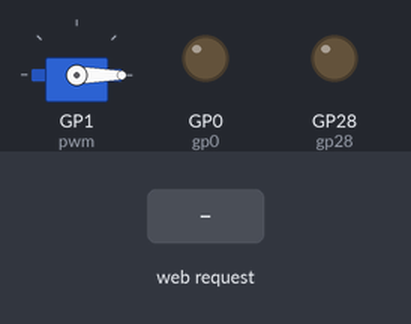
Recording of a program running on a simulated Raspberry Pi Pico running CircuitPython. Parts: servo, output pins drawn as LEDs (lit = HIGH). The test bench sets the inputs (shaded band). Pins used as bus, display or sensor lines are not drawn; what the program prints to the serial console is not drawn.

Above: at 2.7 s.
2.8 s: HTTP request GET /on received
At 5.64 s:
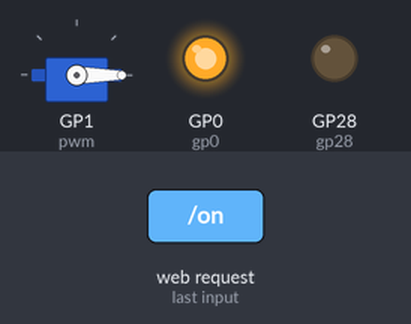
At 7.6 s:
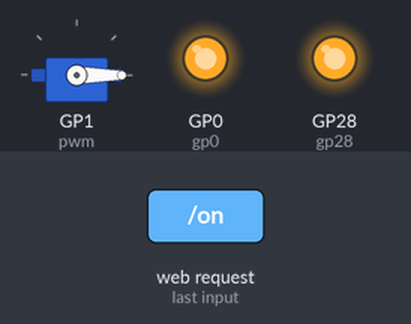
8.8 s: HTTP request GET /off received
At 10.4 s:
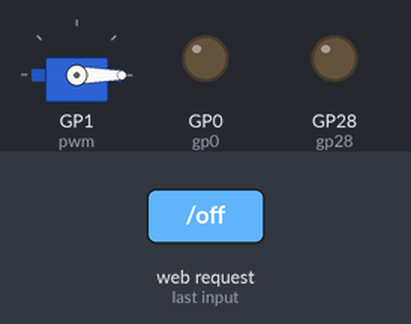
Timing chart, 0 to 11.9 s (numbered marks = the images above; inputs shaded):
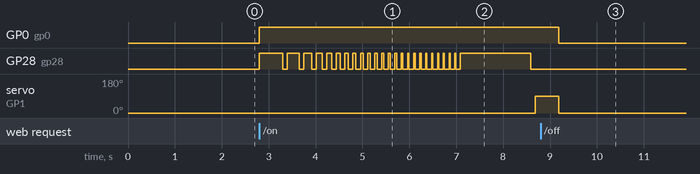

The program:

code.py
```python
import board
import digitalio
import wifi
import socketpool
import adafruit_requests
import pwmio
import time

from adafruit_motor import servo

# create a PWMOut object on Pin A2.
pwm = pwmio.PWMOut(board.GP1, duty_cycle=2 ** 15, frequency=50)

# Create a servo object, my_servo.
my_servo = servo.Servo(pwm)

my_servo.angle = 0

# **CONFIGURE WiFi**
SSID = "wifi name"
PW = "wifi password"


# Connect to WiFi
print("Connecting to WiFi...")
wifi.radio.connect(SSID, PW)

# Get the dynamically assigned IP address
IP_ADDRESS = wifi.radio.ipv4_address
print(f"Connected! IP Address: {IP_ADDRESS}")

# **Setup GPIO**
gp0 = digitalio.DigitalInOut(board.GP0)
gp0.direction = digitalio.Direction.OUTPUT

gp28 = digitalio.DigitalInOut(board.GP28)
gp28.direction = digitalio.Direction.OUTPUT

# SPDX-FileCopyrightText: 2024 DJDevon3
#
# SPDX-License-Identifier: MIT

from adafruit_connection_manager import get_radio_socketpool
from adafruit_httpserver import Server, Request, Response


pool = get_radio_socketpool(wifi.radio)
server = Server(pool, "/static", debug=True)

def beep(duration):
    gp28.value = True  # Turn buzzer on
    time.sleep(duration) # Wait for the duration of the beep
    gp28.value = False # Turn buzzer off
    time.sleep(0.1)      # Short pause between beeps


@server.route("/on")
def base(request: Request):
    gp0.value = True
    countdown_beeps = [1/(i*2) for i in range(1,25)]  # Countdown with decreasing durations
    countdown_beeps.append(1.5)
    for duration in countdown_beeps:
        beep(duration)
    my_servo.angle = 90
    time.sleep(0.5)
    my_servo.angle = 0
    return Response(request, "Baloon popping sequence has begun")

@server.route("/off")
def base(request: Request):
    gp0.value = False
    gp28.value = False
    return Response(request, "Mission aborted")


server.serve_forever(str(wifi.radio.ipv4_address))
```

Measured:
- after the input at 2.8 s, GP0 (gp0): LOW → HIGH at once; GP28 (gp28): LOW → HIGH at once, → LOW 0.50 s later, → HIGH 0.10 s later, → LOW 0.25 s later, … (50 changes in this stretch); servo on GP1 (pwm): 0° → 90° after 5.9 s
- after the input at 8.8 s, GP0 (gp0): HIGH → LOW after 0.39 s
